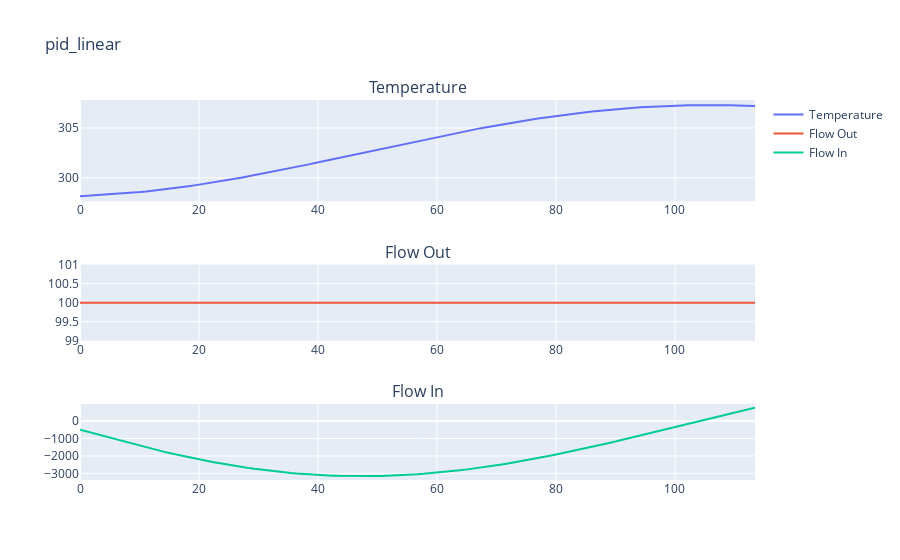

Source (notebook cell):
### Code cell
TARGET_TEMP = 30 + 273.15
START_TEMP=25 + 273.15

# Create our PID controller with some initial values for the gains.
controller = PIDController(
    kp=1.0, ki=0.2, kd=0.1, target=TARGET_TEMP, initial_state=START_TEMP, t_0=0
)


mass = ThermalMass(
    mass=6,  # 6 Liters of water weighs 6kg!
    cp=4181,  # J/K/kg
    start_temp=START_TEMP,  # Kelvin (25 + 273.15)
)

in_flow = lambda t: 100
out_flow = lambda t, s: controller.next(t, s) * 100
system = ThermalSystem(mass, in_flow, out_flow)

traces = system.simulate("pid_linear", range(0, 1000))
